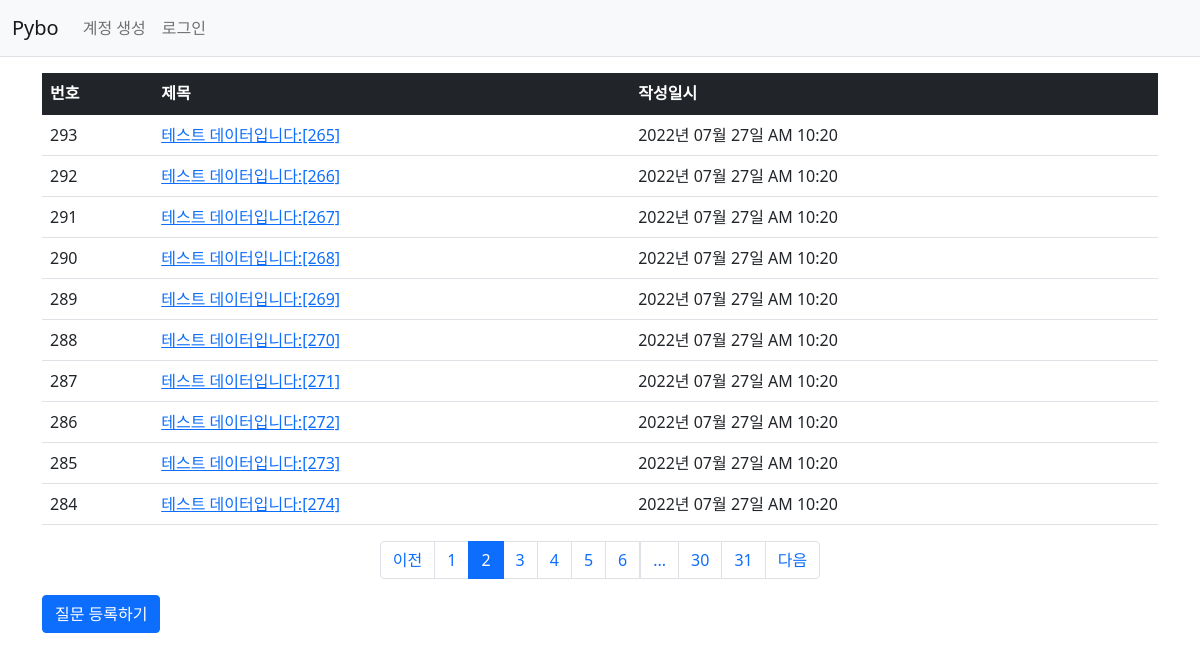
/question/list/?page=2, run on the app's committed database.
### app/models.py (models this page shows)
class Question(db.Model):
    id = db.Column(db.Integer, primary_key=True)
    subject = db.Column(db.String(200), nullable=False)
    content = db.Column(db.Text(), nullable=False)
    create_date = db.Column(db.DateTime(), nullable=False)

### app/views/question_views.py (the view)
@bp.route('/list/')
def _list():
    page = request.args.get('page', type=int, default=1) # GET 방식으로 요청한 URL에서 page 값 가져오기
    question_list = Question.query.order_by(Question.create_date.desc())
    question_list = question_list.paginate(page, per_page=10) # 페이징 적용
    return render_template('question/question_list.html', question_list=question_list)

### app/filter.py (called while the page is built)
def format_datetime(value, fmt='%Y년 %m월 %d일 %p %I:%M'):
    return value.strftime(fmt)

### app/views/auth_views.py (called while the page is built)
@bp.before_app_request
def load_logged_in_user():
    user_id = session.get('user_id')
    if user_id is None:
        g.user = None
    else:
        g.user = User.query.get(user_id)

### app/templates/question/question_list.html (shortened to what this page needs)
{% extends 'base.html' %}
{% block content %}
<div class="container my-3">
    <table class="table">
        <thead>
        <tr class="table-dark">
            <th>번호</th>
            <th>제목</th>
            <th>작성일시</th>
        </tr>
        </thead>
        <tbody>
        {% if question_list %}
        {% for question in question_list.items %}
        <tr>
            <td>{{ question_list.total - ((question_list.page - 1) * question_list.per_page) - loop.index0 }}</td>
            <td>
                <a href="{{ url_for('question.detail', question_id=question.id) }}">{{ question.subject }}</a>
            </td>
            <td>{{ question.create_date|datetime }}</td>
        </tr>
        {% endfor %}
        {% else %}
        <tr>
            <td colspan="3">질문이 없습니다.</td>
        </tr>
        {% endif %}
        </tbody>
    </table>
    <ul class="pagination justify-content-center">
        {% if question_list.has_prev %}
        <li class="page-item">
            <a class="page-link" href="?page={{ question_list.prev_num }}">이전</a>
        </li>
        {% else %}
        <li class="page-item disabled">
            <a class="page-link" tabindex="-1" aria-disabled="true" href="javascript:void(0)">이전</a>
        </li>
        {% endif %}
        {% for page_num in question_list.iter_pages() %}
        {% if page_num %}
        {% if page_num != question_list.page %}
        <li class="page-item">
            <a class="page-link" href="?page={{ page_num }}">{{ page_num }}</a>
        </li>
        {% else %}
        <li class="page-item active" aria-current="page">
            <a class="page-link" href="javascript:void(0)">{{ page_num }}</a>
        </li>
        {% endif %}
        {% else %}
        <li class="disabled">
            <a class="page-link" href="javascript:void(0)">...</a>
        </li>
        {% endif %}
        {% endfor %}
        {% if question_list.has_next %}
        <li class="page-item">
            <a class="page-link" href="?page={{ question_list.next_num }}">다음</a>
        </li>
        {% else %}
        <li class="page-item disabled">
            <a class="page-link" tabindex="-1" aria-disabled="true" href="javascript:void(0)">다음</a>
        </li>
        {% endif %}
    </ul>
    <a href="{{ url_for('question.create') }}" class="btn btn-primary">질문 등록하기</a>
</div>
{% endblock %}

### data on the page
Question: total "293", subject "테스트 데이터입니다:[265]", create_date "2022년 07월 27일 AM 10:20"
Question: total "292", subject "테스트 데이터입니다:[266]", create_date "2022년 07월 27일 AM 10:20"
Question: total "291", subject "테스트 데이터입니다:[267]", create_date "2022년 07월 27일 AM 10:20"
Question: total "290", subject "테스트 데이터입니다:[268]", create_date "2022년 07월 27일 AM 10:20"
Question: total "289", subject "테스트 데이터입니다:[269]", create_date "2022년 07월 27일 AM 10:20"
Question: total "288", subject "테스트 데이터입니다:[270]", create_date "2022년 07월 27일 AM 10:20"
Question: total "287", subject "테스트 데이터입니다:[271]", create_date "2022년 07월 27일 AM 10:20"
Question: total "286", subject "테스트 데이터입니다:[272]", create_date "2022년 07월 27일 AM 10:20"
Question: total "285", subject "테스트 데이터입니다:[273]", create_date "2022년 07월 27일 AM 10:20"
Question: total "284", subject "테스트 데이터입니다:[274]", create_date "2022년 07월 27일 AM 10:20"

### other printed values
{{ page_num }} "1" "3" "4" "5" "6" "30" "31"
{{ page_num }} "2"
